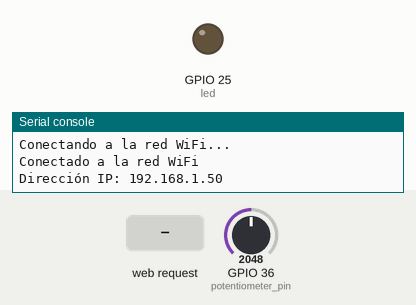
A program run on a simulated ESP32 board running MicroPython. Shown: output pins drawn as LEDs (lit = HIGH), the last lines printed to the serial console. The inputs (shaded band) are chosen by the test bench; at power-on: GPIO 36 (potentiometer_pin) = 2048 (analog values on the 0–4095 scale). WiFi joins after 1.5 s; web requests get an empty 200 reply after 0.4 s; threads take turns every 2 ms.

Above: at 2.7 s.
2.8 s: HTTP request GET /?led_2_on received
At 3.4 s:
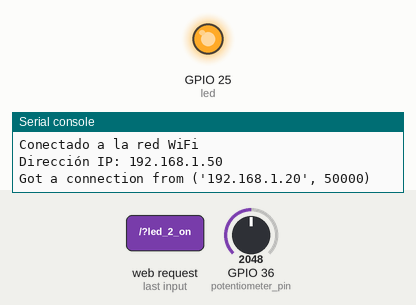
4.3 s: HTTP request GET /?led_2_off received
At 5.7 s:
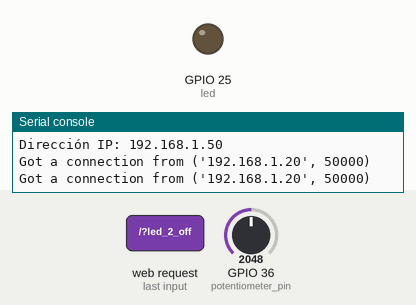
Timing chart, 0 to 7.3 s (numbered marks = the images above; inputs shaded):
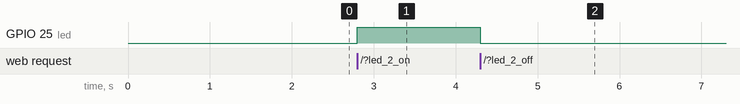

Measured:
- after the input at 2.8 s, GPIO 25 (led): LOW → HIGH at once
- after the input at 4.3 s, GPIO 25 (led): HIGH → LOW at once

The program:

esp32_comunication_between_server_client.py
```python
import network
import ubinascii
import machine
import urequests
import time
import _thread

try:
  import usocket as socket
except:
  import socket

ssid = "SSID"  # Reemplaza con el nombre de tu red Wi-Fi
password = "PASSWORD"  # Reemplaza con la contraseña de tu red Wi-Fi

server_url = "http://tu_host:3000/endpoint" # Reemplaza con el nombre de la ip de tu servidor
headers = {"Content-Type": "application/json"}

led = machine.Pin(25, machine.Pin.OUT)
#led_pin2 = machine.Pin(26, machine.Pin.OUT)
shared_variable = 0

# Convierte la dirección MAC del ESP32 en un nombre de host único
def generate_unique_hostname():
    mac = ubinascii.hexlify(network.WLAN().config('mac'), ':').decode()
    return "esp32-" + mac

# Conecta a la red Wi-Fi
def connect_to_wifi():
    wlan = network.WLAN(network.STA_IF)
    if not wlan.isconnected():
        print("Conectando a la red WiFi...")
        wlan.active(True)
        wlan.connect(ssid, password)
        while not wlan.isconnected():
            pass
    print("Conectado a la red WiFi")
    print("Dirección IP:", wlan.ifconfig()[0])

def adc_potenciometer():

    potentiometer_pin = machine.Pin(36)
    adc = machine.ADC(potentiometer_pin)
    adc.atten(machine.ADC.ATTN_11DB)
    return adc


def web_page(adc1):
    led_state = 0
    html = """<html>

    <head>
        <meta name="viewport" content="width=device-width, initial-scale=1">

        <style>
            html {
                font-family: Arial;
                display: inline-block;
                margin: 0px auto;
                text-align: center;
            }

            .button {
                background-color: #F146C2;
                border: none;
                color: white;
                padding: 16px 40px;
                text-align: center;
                text-decoration: none;
                display: inline-block;
                font-size: 16px;
                margin: 4px 2px;
                cursor: pointer;
            }

            .button1 {
                background-color: #304169;
            }
        </style>
    </head>

    <body>
        <h2>Soy el ESP32</h2>
        <p>
            <a href=\"?led_2_on\"><button class="button">LED ON</button></a>
        </p>
        <p>
            <a href=\"?led_2_off\"><button class="button button1">LED OFF</button></a>
        </p>
    </body>

    </html>"""
    return html

def loop1():
    global shared_variable
    while True:
        adc1=adc.read()/4096*100
        data = {"potentiometer_value": str(adc1)}
        response = urequests.post(server_url, json=data, headers=headers)
        response.close()
        time.sleep(0.1)

def loop2():
    global shared_variable
    s = socket.socket(socket.AF_INET, socket.SOCK_STREAM)
    s.bind(('0.0.0.0', 80))
    s.listen(5)

    while True:
      try:
        if gc.mem_free() < 102000:
          gc.collect()
        conn, addr = s.accept()
        conn.settimeout(3.0)
        print('Got a connection from %s' % str(addr))
        request = conn.recv(1024)
        conn.settimeout(None)
        request = str(request)
        led_on = request.find('/?led_2_on')
        led_off = request.find('/?led_2_off')
        if led_on == 6:
            led_state = "ON"
            led.on()
        if led_off == 6:
            led_state = "OFF"
            led.off()
        response = web_page(shared_variable)
        conn.send('HTTP/1.1 200 OK\n')
        conn.send('Content-Type: text/html\n')
        conn.send('Connection: close\n\n')
        conn.sendall(response)
        conn.close()
      except OSError as e:
        conn.close()
        print('Connection closed')


connect_to_wifi()
adc = adc_potenciometer()

# Crear y lanzar los hilos
_thread.start_new_thread(loop1, ())
_thread.start_new_thread(loop2, ())

time.sleep(10)
```
